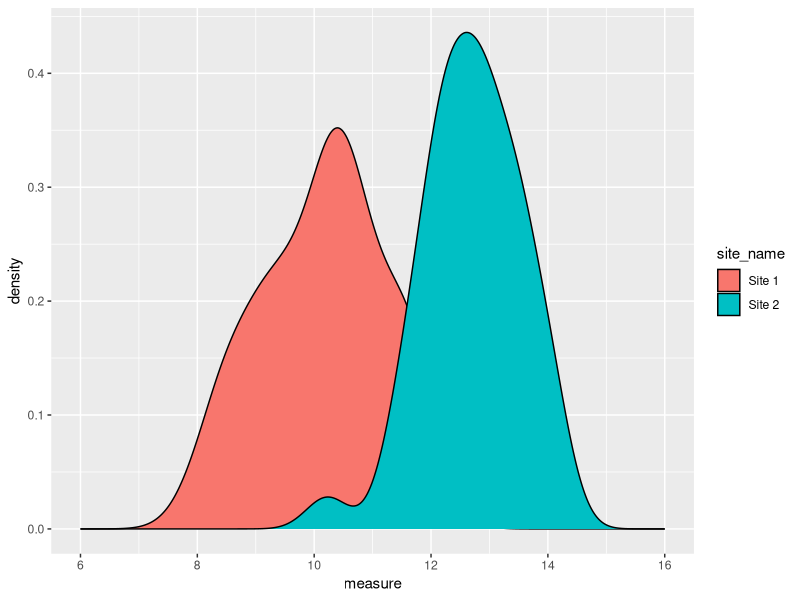
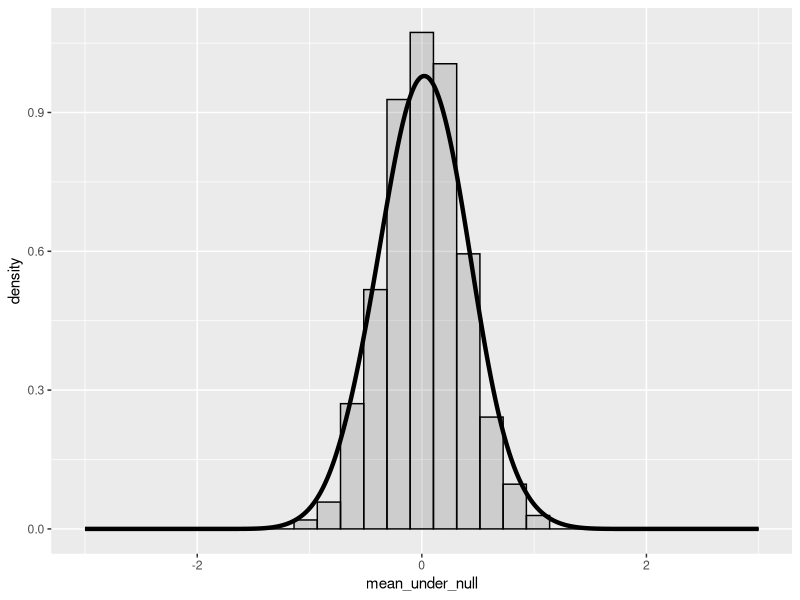
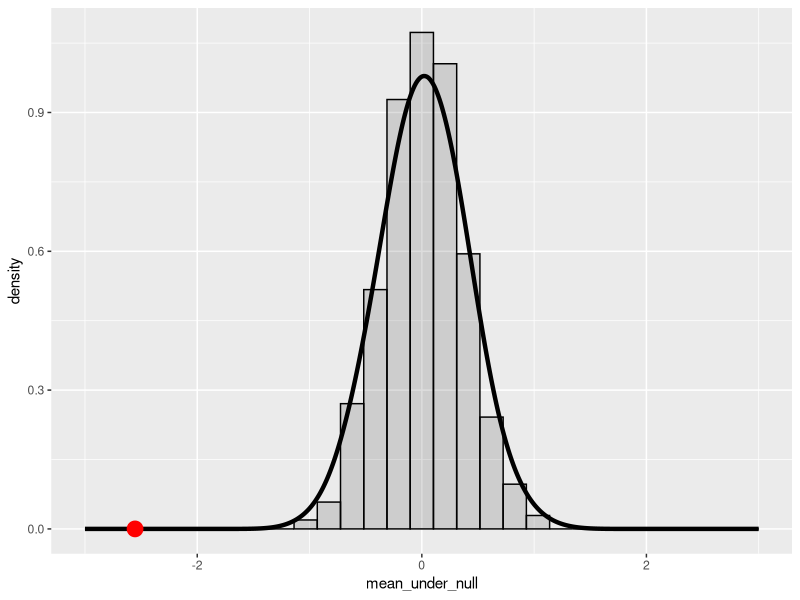
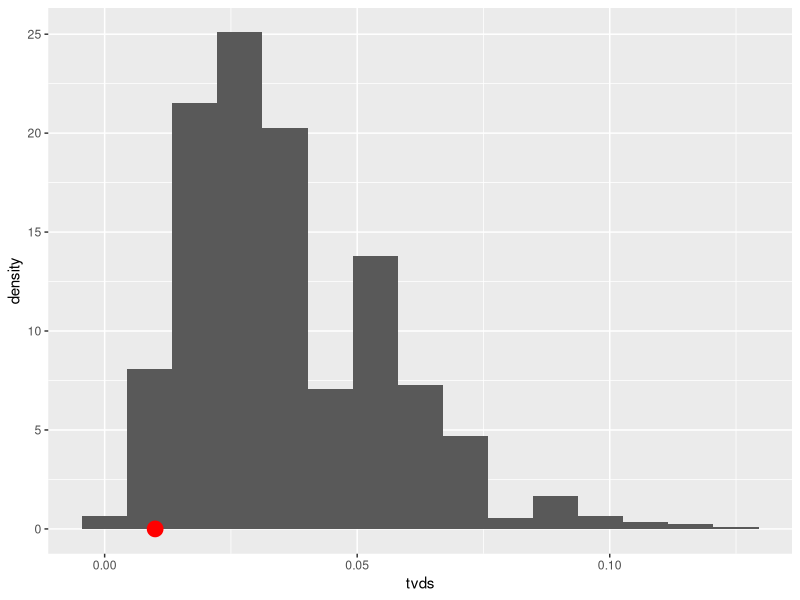

Write the R code that produced these figures, in order.
## ---- chunk 1
library(tidyverse)
## ---- chunk 2
set.seed(110)
data_1 = tibble(measure=rnorm(5, 10, 1))
data_1$site_name <- 'Site 1'
data_2 = tibble(measure=rnorm(5, 12, 1))
data_2$site_name <- 'Site 2'
complete_data = rbind(data_1, data_2)
complete_data
## ---- chunk 3
mean(complete_data[complete_data$site_name == "Site 1", ]$measure)
mean(complete_data[complete_data$site_name == "Site 2", ]$measure)
## ---- chunk 4
# Write your code here
tapply(complete_data$measure,complete_data$site_name,mean)
## ---- chunk 5
set.seed(110)
data_1 = tibble(measure=rnorm(40, 10, 1))
data_1$site_name <- 'Site 1'
data_2 = tibble(measure=rnorm(40, 13, 1))
data_2$site_name <- 'Site 2'
complete_data = rbind(data_1, data_2)
## ---- chunk 6
### Write your answer here
#null hypothesis is that the two distributions are actually the same distribution
#alternative is that the two distributions are different
#we know because we built these distributions that the distributions are both normal with the same standard deviation but different means.
## ---- chunk 7
# write your code here
ggplot(complete_data, aes(x=measure, fill=site_name)) + 
  geom_density()+xlim(6,16)
## ---- chunk 8
# Write your code here
#I use the same code in the reading with some modifications to create a function that puts both datasets together, randomly splits them, and then subtracts the mean of one random data from the other
background_distribution_creator = function(x, y){
     x <- data_1$measure
     y <- data_2$measure
     concat_data = c(x, y)
     len_concat_data = length(concat_data)
     shuffled_data = sample(concat_data)
     new_data_1 = shuffled_data[1:40]
     new_data_2 = shuffled_data[41:len_concat_data]
     mean(new_data_1) - mean(new_data_2)}
mean_under_null = replicate(1000, background_distribution_creator(data_1, data_2))

ggplot()+
  geom_histogram(aes(mean_under_null, y=..density..), bins =30, alpha=0.2, color="black") + 
  geom_density(aes(mean_under_null), bw=0.2, size=1.5) + 
  xlim(-3, 3)
## ---- chunk 9
ggplot()+
    geom_histogram(aes(mean_under_null, y=..density..), bins =30, alpha=0.2, color="black") +
    geom_density(aes(mean_under_null), bw=0.2, size=1.5) + 
     xlim(-3, 3) +
     geom_point(aes(mean(data_1$measure)-mean(data_2$measure), 0), size=5, color = "red")

## ---- chunk 10
t.test(data_1$measure, data_2$measure, )
#p is less than 0.05, so I would reject the null and say these are two different distributions
## ---- chunk 11
#Our null hypothesis is that the proportions at the sites are not statistically different
#Our alternative hypothesis is that the sites are statistically different
species <- c('PLO', 'PLO', 'MCA', 'MCA', 'PME', 'PME')
ratio <- c(0.6, 0.61, 0.19, 0.19, 0.21, 0.20)
site <- c('x','y','x','y','x','y')
coral_data <- tibble(species, ratio, site)

subtract_abs = function(x){
    abs(x[1] - x[2])
}

observed_difference <- sum(tapply(coral_data$ratio, coral_data$species, subtract_abs))/2

building_multinorm_distribution=function(){
true_proportions = c(0.6, 0.19, 0.21)
sample_proportions = rmultinom(1, 200, prob=c(0.6, 0.19, 0.21))/200
sample_tvd = sum(abs(true_proportions- sample_proportions))/2
sample_tvd
 }
tvds = replicate(1000, building_multinorm_distribution())

ggplot()+ 
     geom_histogram(aes(tvds, ..density..), bins = 15) +
     geom_point(aes(observed_difference, 0), size=5, color="red")
## ---- chunk 12
p_value = sum(tvds > observed_difference)  / length(tvds)
p_value
#p value is > 0.05 so we do not reject null
